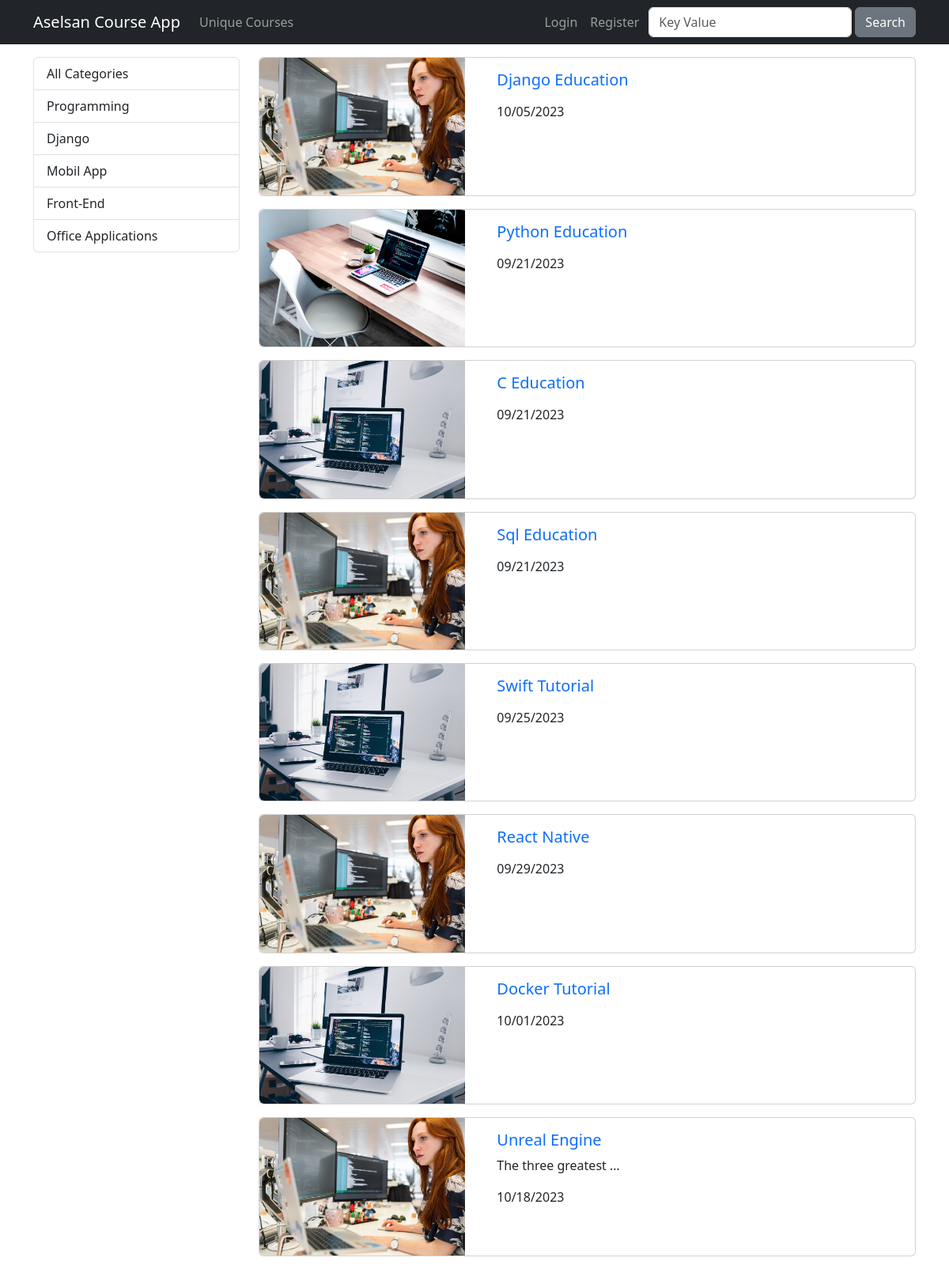
Screenshot of /course/ with the database file from the repository.
### courses/models.py (models this page shows, shortened)
class Category(models.Model):
    name = models.CharField(max_length=50)
    slug = models.SlugField(max_length=50, default="", null=False, unique=True, db_index=True)

class Course(models.Model):
    title = models.CharField(max_length= 50)
    subtitle = models.CharField(max_length= 100, default="")
    description = RichTextField()
    imageUrl = models.CharField(max_length=50, blank=False)
    date = models.DateField(auto_now=True)
    isActive = models.BooleanField()
    slug = models.SlugField(default="", blank=True, null= False, unique=True, db_index=True)
    category = models.ForeignKey(Category, default=1, on_delete=models.CASCADE)

### courses/views.py (the view)
# urls.py: path('', views.index, name="main_page"),
def index(request):
    kurslar = Course.objects.all()
    kategoriler = Category.objects.all()
    return render(request, 'courses/index.html', {
        'courses': kurslar,
        'categories': kategoriler
    })

### courses/templates/courses/index.html (shortened to what this page needs)
{% extends "layout.htm" %}
{% block content %}
<div class="container mt-3">
    <div class="row">
        <div class="col-3">
            {% include "courses/partials/_category.html" %}
        </div>
        <div class="col-9">
            {% include 'courses/partials/_courses.html' %}
        </div>
    </div>
</div>
{% endblock content %}

### courses/templates/courses/partials/_category.html
<div class="list-group">
    <a href="{% url "main_page" %}"
    class="list-group-item list-group-item-action">All Categories
    </a>
    {% for course_member in categories %}
        <a href="{% url "courses_by_category" course_member.slug %}"
        class="list-group-item list-group-item-action {% if selected_category == course_member.slug %}active{% endif %} "> {{ course_member.name|title }} </a>
    {% endfor %}
</div>

### courses/templates/courses/partials/_courses.html (shortened to what this page needs)
{% load static %}
{% for kurs in courses %}
{% if kurs.isActive %}
<div class="card mb-3">
    <div class="row">
        <div class="col-4">
            <img class="img-fluid rounded-start" src="{% static 'courses/img/'|add:kurs.imageUrl %}" alt="{{ kurs.title }}">
        </div>
        <div class="col-8">
            <div class="card-body">
                <h5 class="card-title">
                    <a style="text-decoration: none;"  href=" {% url "courseDetail" kurs.slug %} ">
                        {{ kurs.title }}
                    </a>
                 </h5>
                <p class="card-text"> {{ kurs.subtitle|truncatechars:20 }} </p>
                <p> {{ kurs.date|date:'SHORT_DATE_FORMAT' }} </p>
            </div>
        </div>
    </div>
</div>
{% endif %}
{% endfor %}

### rows the page displays
Category: name "Programming"
Category: name "Django"
Category: name "Mobil App"
Category: name "Front-End"
Category: name "Office Applications"
Course: imageUrl (picture), title "Django Education", date "10/05/2023"
Course: imageUrl (picture), title "Python Education", date "09/21/2023"
Course: imageUrl (picture), title "C Education", date "09/21/2023"
Course: imageUrl (picture), title "Sql Education", date "09/21/2023"
Course: imageUrl (picture), title "Swift Tutorial", date "09/25/2023"
Course: imageUrl (picture), title "React Native", date "09/29/2023"
Course: imageUrl (picture), title "Docker Tutorial", date "10/01/2023"
Course: imageUrl (picture), title "Unreal Engine", subtitle "The three greatest …", date "10/18/2023"
